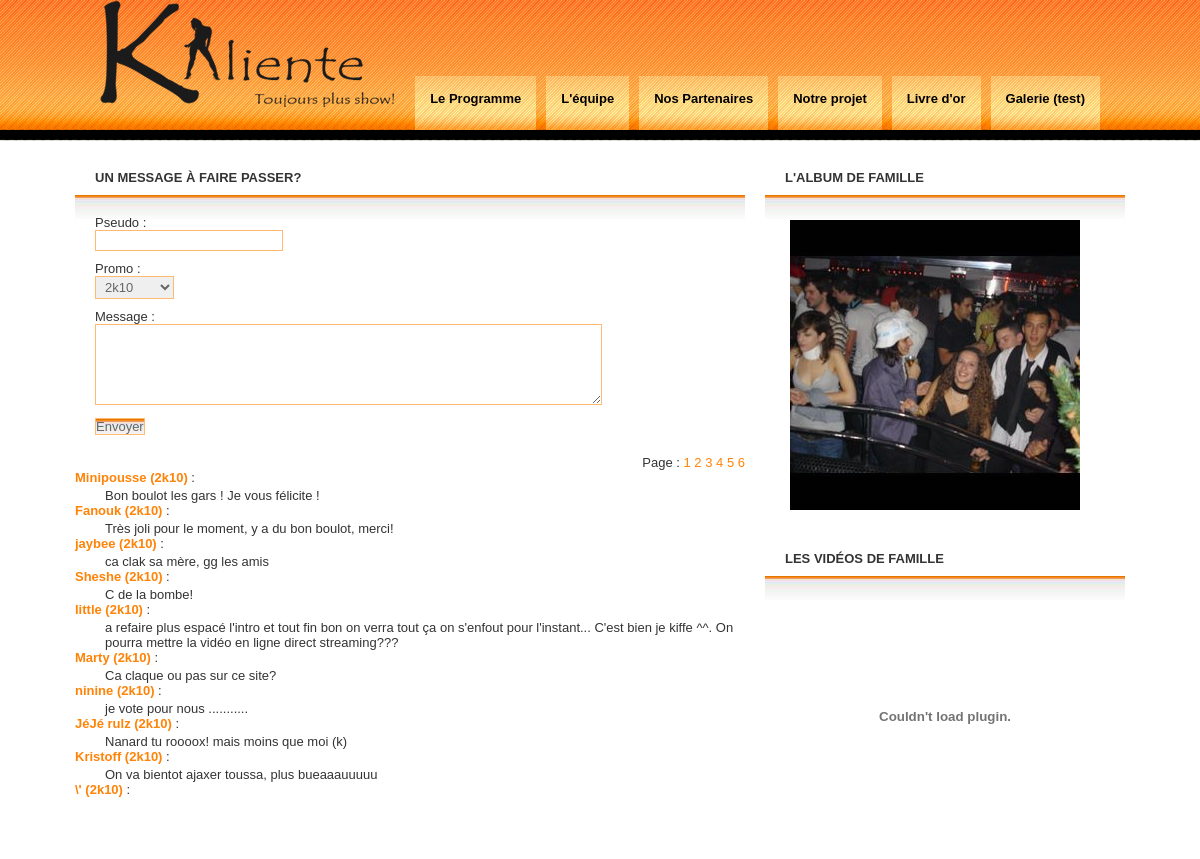
/index.php?livre&page=5, run on the app's committed database.
### tables this page shows
CREATE TABLE IF NOT EXISTS `livreor` (
  `id` int(11) NOT NULL auto_increment,
  `pseudo` varchar(255) NOT NULL,
  `promo` varchar(50) NOT NULL,
  `message` text NOT NULL,
  PRIMARY KEY  (`id`)
);

### livredor.php (the view, shortened to what this page needs)
  		<div class='boxed'>
			<h2 class='title'>Un message à faire passer? </h2>
			<div class='content'>
   <form method="post" action="index.php?livre">
      <fieldset>
        <p>
            <label for="pseudo">Pseudo :</label>
            <input name="pseudo" /><br />
           <label for="promo">Promo :</label>
           <select name="promo" id="promo">
           <option value="2k10" selected="selected">2k10</option>
       </select>
       <br />
           <label for='messsage'> Message :</label>
            <textarea name="message" rows="5" cols="60"></textarea><br />
            <input id="inputsubmit1" type="submit" name="inputsubmit1" value="Envoyer" />
        </p>
      </fieldset>
    </form>
</div>
    <p class="pages">
<?php
$nombreDeMessagesParPage = 10;
$retour = mysql_query('SELECT COUNT(*) AS nb_messages FROM livreor');
$donnees = mysql_fetch_array($retour);
$totalDesMessages = $donnees['nb_messages'];
$nombreDePages  = ceil($totalDesMessages / $nombreDeMessagesParPage);
echo 'Page : ';
for ($i = 1 ; $i <= $nombreDePages ; $i++)
{
    echo '<a href="index.php?livre&page=' . $i . '">' . $i . '</a> ';
}
?>
 <br />
</p>
<?php
if (isset($_GET['page']))
{
        $page = $_GET['page'];
}
else
{
        $page = 1;
}
$premierMessageAafficher = ($page - 1) * $nombreDeMessagesParPage;
$reponse = mysql_query('SELECT * FROM livreor ORDER BY id DESC LIMIT ' . $premierMessageAafficher . ', ' . $nombreDeMessagesParPage);
while ($donnees = mysql_fetch_array($reponse))
{
  echo '<span class="pseudo_livre">' . $donnees['pseudo'] .' ('. $donnees['promo'] . ') ' . '</span> :<br /> <p class="alinea">' . stripslashes($donnees['message']) . '</p>';
}
?>
<br /><br />

### css/index.css (style rules this page uses)
* { margin: 0; padding: 0; }
body { margin: 0; background: #FFFFFF url(../images/img01.png) repeat-x; font: normal small "Trebuchet MS", Arial, Helvetica, sans-serif; color: #333333; }
a { text-decoration: none; color: #ff8307; }
.alinea { margin-left:30px; margin-top:3px; }
.pseudo_livre { margin-top:15px; font-weight:bold; color:#ff8307; }
.pages { text-align:right; font:110%; }
.boxed .title { padding: 10px 20px; text-transform: uppercase; font-size: 1em; }
.boxed .content { padding: 20px; background: url(../images/img05.jpg) repeat-x; }
fieldset { border: none; }
label { display: block; }
input, select, textarea { margin-bottom: 10px; padding: 2px 5px; border: 1px solid #ffb971; font: normal small "Trebuchet MS", Arial, Helvetica, sans-serif; color: #666666; }
#inputsubmit1 { margin: 0; padding: 0; background: url(../images/img05.jpg) repeat-x; }

### data on the page
livreor: pseudo "Minipousse", promo "2k10", message "Bon boulot les gars ! Je vous félicite !"
livreor: pseudo "Fanouk", promo "2k10", message "Très joli pour le moment, y a du bon boulot, merci!"
livreor: pseudo "jaybee", promo "2k10", message "ca clak sa mère, gg les amis"
livreor: pseudo "Sheshe", promo "2k10", message "C de la bombe!"
livreor: pseudo "little", promo "2k10", message "a refaire plus espacé l'intro et tout fin bon on verra tout ça on s'enfout pour l'instant... C'est bien je kiffe ^^. On pourra mettre la vidéo en ligne direct streaming???"
livreor: pseudo "Marty", promo "2k10", message "Ca claque ou pas sur ce site?"
livreor: pseudo "ninine", promo "2k10", message "je vote pour nous ..........."
livreor: pseudo "JéJé rulz", promo "2k10", message "Nanard tu roooox! mais moins que moi (k)"
livreor: pseudo "Kristoff", promo "2k10", message "On va bientot ajaxer toussa, plus bueaaauuuuu"
livreor: pseudo "\\'", promo "2k10"
